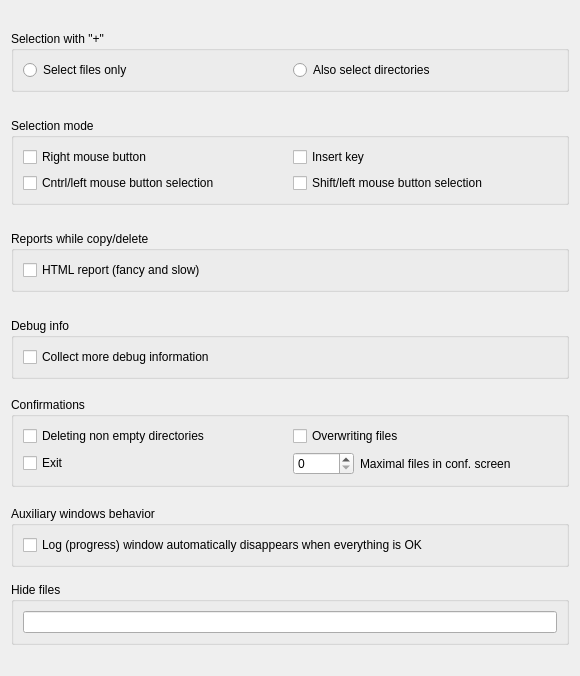
     <widget class="QWidget" name="tab">
      <attribute name="title">
       <string>General </string>
      </attribute>
      <layout class="QGridLayout" name="gridLayout_19">
       <item row="0" column="0">
        <spacer name="verticalSpacer">
         <property name="orientation">
          <enum>Qt::Vertical</enum>
         </property>
         <property name="sizeHint" stdset="0">
          <size>
           <width>20</width>
           <height>20</height>
          </size>
         </property>
        </spacer>
       </item>
       <item row="1" column="0" colspan="3">
        <widget class="QGroupBox" name="groupBox">
         <property name="title">
          <string>Selection with &quot;+&quot;</string>
         </property>
         <layout class="QGridLayout" name="gridLayout">
          <item row="0" column="1">
           <widget class="QRadioButton" name="sel_dirs">
            <property name="text">
             <string>Also select directories</string>
            </property>
           </widget>
          </item>
          <item row="0" column="0">
           <widget class="QRadioButton" name="sel_files">
            <property name="text">
             <string>Select files only</string>
            </property>
           </widget>
          </item>
         </layout>
        </widget>
       </item>
       <item row="2" column="0">
        <spacer name="verticalSpacer_16">
         <property name="orientation">
          <enum>Qt::Vertical</enum>
         </property>
         <property name="sizeHint" stdset="0">
          <size>
           <width>20</width>
           <height>20</height>
          </size>
         </property>
        </spacer>
       </item>
       <item row="3" column="0" colspan="3">
        <widget class="QGroupBox" name="groupBox_13">
         <property name="title">
          <string>Selection mode</string>
         </property>
         <layout class="QGridLayout" name="gridLayout_17">
          <item row="0" column="0">
           <widget class="QCheckBox" name="rmouse_sel">
            <property name="text">
             <string>Right mouse button</string>
            </property>
           </widget>
          </item>
          <item row="0" column="1">
           <widget class="QCheckBox" name="insert_sel">
            <property name="text">
             <string>Insert key</string>
            </property>
           </widget>
          </item>
          <item row="1" column="0">
           <widget class="QCheckBox" name="cmouse_sel">
            <property name="text">
             <string>Cntrl/left mouse button selection</string>
            </property>
           </widget>
          </item>
          <item row="1" column="1">
           <widget class="QCheckBox" name="smouse_sel">
            <property name="text">
             <string>Shift/left mouse button selection</string>
            </property>
           </widget>
          </item>
         </layout>
        </widget>
       </item>
       <item row="4" column="0">
        <spacer name="verticalSpacer_17">
         <property name="orientation">
          <enum>Qt::Vertical</enum>
         </property>
         <property name="sizeHint" stdset="0">
          <size>
           <width>20</width>
           <height>20</height>
          </size>
         </property>
        </spacer>
       </item>
       <item row="5" column="0" colspan="3">
        <widget class="QGroupBox" name="groupBox_12">
         <property name="title">
          <string>Reports while copy/delete</string>
         </property>
         <layout class="QGridLayout" name="gridLayout_3">
          <item row="0" column="0">
           <widget class="QCheckBox" name="html_rep">
            <property name="text">
             <string>HTML report (fancy and slow)</string>
            </property>
           </widget>
          </item>
         </layout>
        </widget>
       </item>
       <item row="6" column="0">
        <spacer name="verticalSpacer_3">
         <property name="orientation">
          <enum>Qt::Vertical</enum>
         </property>
         <property name="sizeHint" stdset="0">
          <size>
           <width>20</width>
           <height>20</height>
          </size>
         </property>
        </spacer>
       </item>
       <item row="7" column="0" colspan="3">
        <widget class="QGroupBox" name="groupBox_14">
         <property name="title">
          <string>Debug info</string>
         </property>
         <layout class="QGridLayout" name="gridLayout_18">
          <item row="0" column="0">
           <widget class="QCheckBox" name="collect_dbg">
            <property name="text">
             <string>Collect more debug information</string>
            </property>
           </widget>
          </item>
         </layout>
        </widget>
       </item>
       <item row="8" column="0" colspan="3">
        <spacer name="verticalSpacer_18">
         <property name="orientation">
          <enum>Qt::Vertical</enum>
         </property>
         <property name="sizeHint" stdset="0">
          <size>
           <width>558</width>
           <height>12</height>
          </size>
         </property>
        </spacer>
       </item>
       <item row="9" column="0" colspan="3">
        <widget class="QGroupBox" name="groupBox_3">
         <property name="title">
          <string>Confirmations</string>
         </property>
         <layout class="QGridLayout" name="gridLayout_2">
          <item row="0" column="0">
           <widget class="QCheckBox" name="conf_dir">
            <property name="text">
             <string>Deleting non empty directories</string>
            </property>
           </widget>
          </item>
          <item row="0" column="1">
           <widget class="QCheckBox" name="conf_over">
            <property name="text">
             <string>Overwriting files</string>
            </property>
           </widget>
          </item>
          <item row="1" column="0">
           <widget class="QCheckBox" name="conf_exit">
            <property name="text">
             <string>Exit</string>
            </property>
           </widget>
          </item>
          <item row="1" column="1">
           <layout class="QHBoxLayout" name="horizontalLayout_7">
            <item>
             <widget class="QSpinBox" name="conf_max">
              <property name="maximum">
               <number>65536</number>
              </property>
             </widget>
            </item>
            <item>
             <widget class="QLabel" name="label">
              <property name="sizePolicy">
               <sizepolicy hsizetype="Preferred" vsizetype="Preferred">
                <horstretch>1</horstretch>
                <verstretch>0</verstretch>
               </sizepolicy>
              </property>
              <property name="text">
               <string>Maximal files in conf. screen</string>
              </property>
             </widget>
            </item>
           </layout>
          </item>
         </layout>
        </widget>
       </item>
       <item row="10" column="0">
        <spacer name="verticalSpacer_28">
         <property name="orientation">
          <enum>Qt::Vertical</enum>
         </property>
         <property name="sizeHint" stdset="0">
          <size>
           <width>20</width>
           <height>13</height>
          </size>
         </property>
        </spacer>
       </item>
       <item row="11" column="0" colspan="3">
        <widget class="QGroupBox" name="groupBox_26">
         <property name="title">
          <string>Auxiliary windows behavior</string>
         </property>
         <layout class="QGridLayout" name="gridLayout_30">
          <item row="0" column="0">
           <widget class="QCheckBox" name="log_disapp">
            <property name="text">
             <string>Log (progress) window automatically disappears when everything is OK</string>
            </property>
           </widget>
          </item>
         </layout>
        </widget>
       </item>
       <item row="12" column="2">
        <spacer name="verticalSpacer_34">
         <property name="orientation">
          <enum>Qt::Vertical</enum>
         </property>
         <property name="sizeHint" stdset="0">
          <size>
           <width>20</width>
           <height>9</height>
          </size>
         </property>
        </spacer>
       </item>
       <item row="13" column="0" colspan="3">
        <widget class="QGroupBox" name="Hidefiles">
         <property name="title">
          <string>Hide files</string>
         </property>
         <layout class="QGridLayout" name="gridLayout_28">
          <item row="0" column="0">
           <widget class="QLineEdit" name="hide_files"/>
          </item>
         </layout>
        </widget>
       </item>
       <item row="14" column="1">
        <spacer name="verticalSpacer_4">
         <property name="orientation">
          <enum>Qt::Vertical</enum>
         </property>
         <property name="sizeHint" stdset="0">
          <size>
           <width>20</width>
           <height>20</height>
          </size>
         </property>
        </spacer>
       </item>
      </layout>
     </widget>
